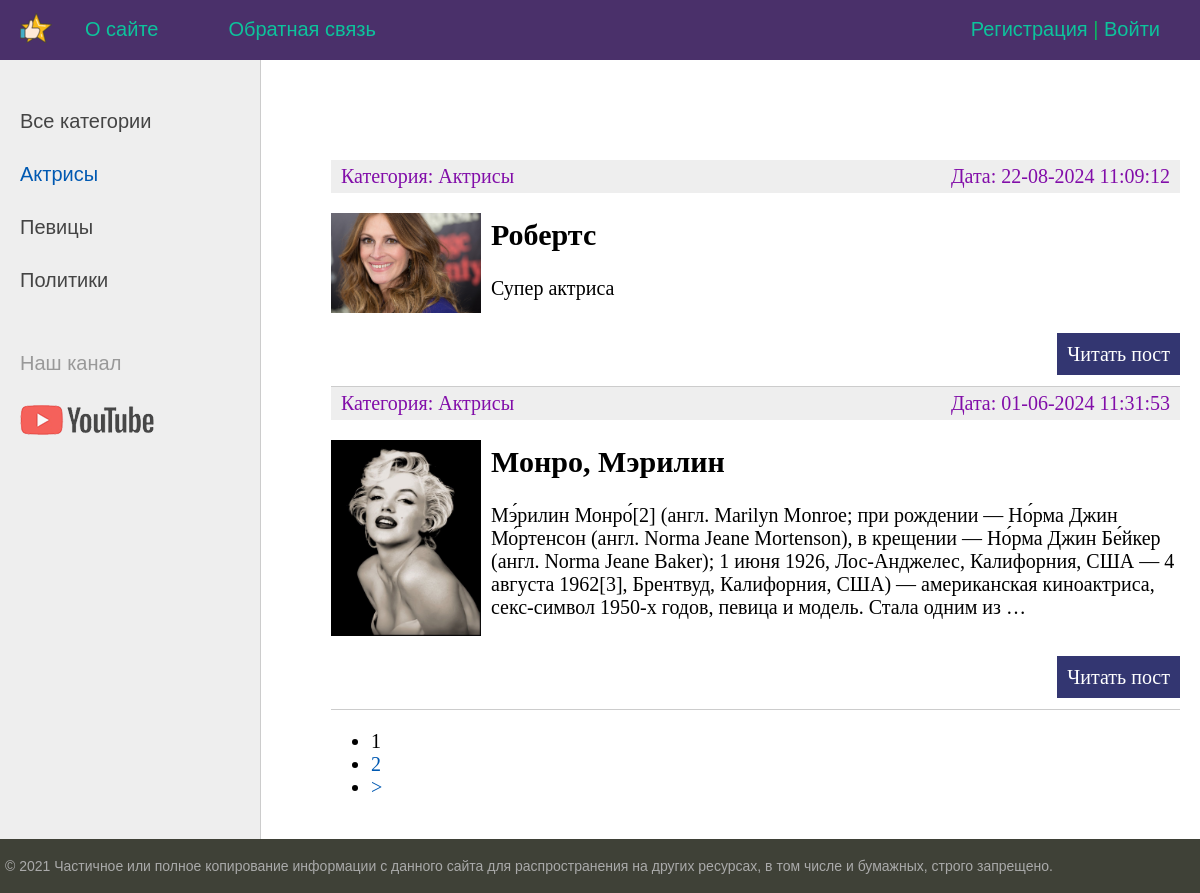
Screenshot of /category/aktrisy/ with the database file from the repository.
### women/models.py (models this page shows, shortened)
class Category(models.Model):
    name = models.CharField(max_length=100, db_index= True, verbose_name = 'Категория')
    slug = models.SlugField(max_length=255, unique=True, db_index=True, verbose_name="URL")
    class Meta:
        verbose_name = 'Категория'
        verbose_name_plural = 'Категории'
        ordering = ['id']
    def __str__(self):
        return self.name
    def get_absolute_url(self):
        return reverse('category', kwargs={'cat_slug': self.slug})

class Women(models.Model):
    title = models.CharField(max_length=255, verbose_name="Заголовок")
    slug = models.SlugField(max_length=255, unique=True, db_index=True, verbose_name="URL")
    content = models.TextField(blank=True, verbose_name="Текст статьи")
    photo = models.ImageField(upload_to="photos/%Y/%m/%d/", verbose_name="Фото")
    time_create = models.DateTimeField(auto_now_add=True, verbose_name="Время создания")
    time_update = models.DateTimeField(auto_now=True, verbose_name="Время изменения")
    is_published = models.BooleanField(default=True, verbose_name="Публикация")
    ''' Связываем с таблицей Category'''
    cat = models.ForeignKey('Category', on_delete=models.PROTECT, verbose_name="Категории")
    def get_absolute_url(self):
        return reverse('post', kwargs={'post_slug': self.slug})
    class Meta:
        verbose_name = 'Известные женщины'
        verbose_name_plural = 'Известные женщины'
        ordering = ['-time_create', 'title']

### women/views.py (the view)
# urls.py: path('category/<slug:cat_slug>/', WomenCategory.as_view(), name='category'),
class WomenCategory(DataMixin, ListView):
    model = Women
    template_name = 'women/index.html'
    context_object_name = 'posts'
    allow_empty = False
    def get_queryset(self):
        return Women.objects.filter(cat__slug=self.kwargs['cat_slug'], is_published=True)
    def get_context_data(self, *, object_list=None, **kwargs):
        context = super().get_context_data(**kwargs)
        c_def = self.get_user_context(title='Категория - ' + str(context['posts'][0].cat),
                                      cat_selected=context['posts'][0].cat_id)
        return dict(list(context.items()) + list(c_def.items()))

### women/utils.py (called while the page is built)
    def get_user_context(self, **kwargs):
        context = kwargs
        cats = Category.objects.annotate(Count('women'))
        user_menu = menu.copy()
        if not self.request.user.is_authenticated:
            user_menu.pop(1)
        context['menu'] = user_menu
        context['cats'] = cats
        if 'cat_selected' not in context:
            context['cat_selected'] = 0
        return context

### women/templates/women/index.html (shortened to what this page needs)
{% extends 'women/base.html' %}
{% block content %}
<ul class="list-articles">
	{% for p in posts %}
			<li><div class="article-panel">
	<p class="first">Категория: {{p.cat}}</p>
	<p class="last">Дата: {{p.time_update|date:"d-m-Y H:i:s"}}</p>
</div>
{% if p.photo %}
	<p><img class="img-article-left thumb" src="{{p.photo.url}}"></p>
{% endif %}
				<h2>{{p.title}}</h2>
	{% autoescape on %}
	{{p.content|linebreaks|truncatewords:50}}
	{% endautoescape %}
			<p class="link-read-post"><a href="{{ p.get_absolute_url }}">Читать пост</a></p>
			</li>
	{% endfor %}
</ul>
{% endblock %}

### women/templates/women/base.html (shortened to what this page needs)
{% load static %}
{% load women_tags %}
<!DOCTYPE html>
<html>
<head>
	<link type="text/css" href="{% static 'women/css/styles.css' %}" rel="stylesheet" />
</head>
<body>
<table class="table-page" border=0 cellpadding="0" cellspacing="0">
<tr><td valign=top>
{% block mainmenu %}
		<div class="header">
			<ul id="mainmenu" class="mainmenu">
			<li class="logo"><a href="{% url 'home' %}"><div class="logo"></div></a></li>
{% for m in menu %}
			<li><a href="{% url m.url_name %}">{{m.title}}</a></li>
{% endfor %}
				{% if request.user.is_authenticated %}
				<li class="last"> {{user.username}} | <a href="{% url 'logout' %}">Выйти</a></li>
				{% else %}
				<li class="last"><a href="{% url 'register' %}">Регистрация</a> | <a href="{% url 'login' %}">Войти</a></li>
				{% endif %}
			</ul>
		</div>
{% endblock mainmenu %}
<table class="table-content" border=0 cellpadding="0" cellspacing="0">
<tr>
	<td valign="top" class="left-chapters">
	<ul id="leftchapters">
{% if cat_selected == 0 %}
		<li class="selected">Все категории</li>
{% else %}
		<li><a href="{% url 'home' %}">Все категории</a></li>
{% endif %}
{% for c in cats %}
{% if c.women__count > 0 %}
	{% if c.pk == cat_selected %}
		<li class="selected">{{c.name}}</li>
	{% else %}
		<li><a href="{{ c.get_absolute_url }}">{{c.name}}</a></li>
	{% endif %}
{% endif %}
{% endfor %}
		<li class="share">
		<p>Наш канал</p>
		<a class="share-yt" href="https://github.com/Elena250289/AboutStars" target="_blank" rel="nofollow"></a>
		</li>
	</ul>
</td>
<td valign="top" class="content">
	<div class="content-text">
{% block content %}
{% endblock %}
{% if page_obj.has_other_pages %}
<nav class="list-pages">
    <ul>
        {% for p in paginator.page_range %}
		{% if page_obj.number == p %}
        <li class="page-num page-num-selected">{{ p }}</li>
		{% elif p >= page_obj.number|add:-2 and p <= page_obj.number|add:2  %}
        <li class="page-num">
            <a href="?page={{ p }}">{{ p }}</a>
        </li>
		{% endif %}
        {% endfor %}
{% if page_obj.has_next %}
<li class="page-num">
	<a href="?page={{ page_obj.next_page_number }}">&gt;</a>
</li>
{% endif %}
    </ul>
</nav>
{% endif %}
	</div>
</td></tr></table>
</td></tr>
<tr><td valign=top>
	<div id="footer">
		<p>&copy; 2021 Частичное или полное копирование информации с данного сайта для распространения на других ресурсах, в том числе и бумажных, строго запрещено.</p>
	</div>
</td></tr></table>
</body>
</html>

### women/static/women/css/styles.css (style rules this page uses)
html, body { font-family: 'Arial'; margin: 0; padding: 0; height: 100%; width: 100%; color: #444; }
a { color: #0059b2; text-decoration: none; }
img { max-width: 600px; height: auto; }
img.img-article-left { max-width: 300px; height: auto; float: left; padding: 0 10px 10px 0; }
img.img-article-left.thumb { max-width: 150px; height: auto; }
p.link-read-post { text-align: right; }
p.link-read-post a { padding: 10px; min-width: 100px; background: #333671; color: #fff; text-decoration: none; }
div.article-panel { background: #eee; padding: 5px 10px 5px 10px; box-sizing: border-box; overflow: hidden; color: rgb(130, 14, 169); }
div.article-panel p.first { margin: 0; float: left; }
div.article-panel p.last { margin: 0; float: right; }
ul.list-articles { list-style: none; margin: 0; padding: 0; }
ul.list-articles li { border-bottom: 1px solid #ccc; }
.table-page { width: 100%; height: 100%; vertical-align: top; }
.table-page tr { height: 100%; }
.header { background: #4a306a; height: 60px; }
.logo { background: url('../images/logo.png') no-repeat 20px 13px; width: 55px; height: 65px; }
ul.mainmenu { list-style: none; margin: 0; padding: 0; height: 60px; color: #0cb862; font-size: 20px; overflow: hidden; }
ul.mainmenu li { float: left; margin: 18px 40px 0 30px; }
ul.mainmenu li.logo { margin: 0; }
ul.mainmenu li.last { float: right; }
ul.mainmenu li a { color: #0dc39c; text-decoration: none; }
.table-content { width: 100%; min-height: 100%; height: 100%; }
.left-chapters { margin: 0; background: #eee; border-right: 1px solid #ccc; min-height: 100%; }
.left-chapters ul { width: 230px; min-height: 100%; margin: 0; padding: 20px 10px 10px 20px; list-style: none; font-size: 20px; }
.left-chapters ul li { margin: 30px 0 0 0; color: #999; }
.left-chapters ul li.selected { color: #0059b2; }
.left-chapters ul li a { color: #444; text-decoration: none; }
.left-chapters ul li.share { margin: 60px 0 0 0; }
.left-chapters ul li.share p { margin: 30px 0 30px 0; }
.left-chapters ul li.share a { display: inline-block; width: 40px; height: 40px; margin: 0 20px 0 0; }
.left-chapters ul li.share a.share-yt { width: 100%; height: 30px; background: url('../images/share_yt.png') no-repeat 0 0 }
.content { padding: 40px 20px 20px 40px; width: 100%; box-sizing: border-box; }
.content-text { margin: 60px 0 0 30px; color: #000; font-size: 20px; font-family: Yandex Sans Display Light; }
#footer { box-sizing: border-box; background: #3F4137; padding: 5px; color: #aaa; font-size: 14px; font-family: Verdana, Geneva, Arial, Helvetica; text-align: left; overflow: hidden; }

### rows the page displays
Category: name "Актрисы"
Category: name "Певицы"
Category: name "Политики"
Women: cat "Актрисы", time_update "22-08-2024 11:09:12", photo (picture), title "Робертс", content "Супер актриса"
Women: cat "Актрисы", time_update "01-06-2024 11:31:53", photo (picture), title "Монро, Мэрилин", content "Мэ́рилин Монро́[2] (англ. Marilyn Monroe; при рождении — Но́рма Джин Мо́ртенсон (англ. Norma Jeane Mortenson), в крещении — Но́рма Джин Бе́йкер (англ. Norma Jeane Baker); 1 июня 1926, Лос-Анджелес, Калифорния, США — 4 августа 1962[3], Брентвуд, Калифорния, США) — американская киноактриса, секс-символ 1950-х годов, певица и модель. Стала одним из …"

### other values shown
{{ m.title }} "О сайте" "Обратная связь"
{{ p }} "1"
{{ p }} "2"
